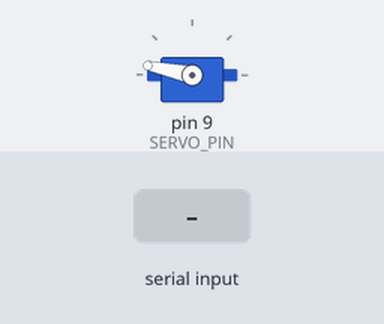
This sketch was run on a simulated Arduino Uno, built with avr-gcc and run on an emulated ATmega328P. Parts: servo. The test bench sets the inputs (shaded band).

Above: at 1.2 s.
1.3 s: byte 90 received over Serial
At 1.81 s:
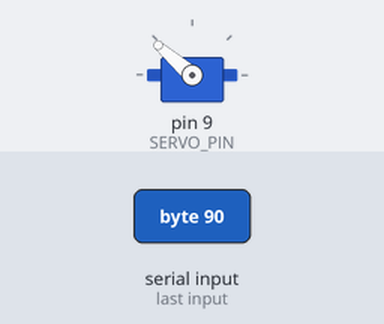
At 4.2 s:
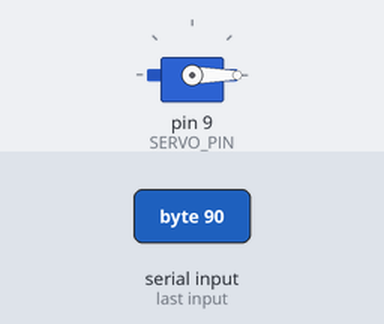
Timing chart, 0 to 5.7 s (numbered marks = the images above; inputs shaded):
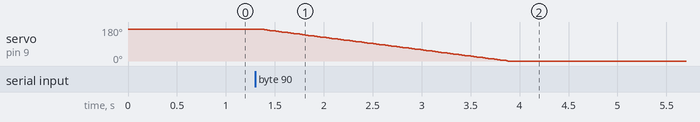

The sketch:

arduino.ino
```cpp
#include <Servo.h>

const int SERVO_DELAY = 5;
const int SECOND = 1000;
const int SERVO_PIN = 9;

Servo myservo;
int serialValue = 0;
int count = 0;
int stepDegree = 25;
int middleStepDegree = 12;
int pos = 180 - middleStepDegree;
int asciiNumberOffset = 48;

void setup() {
  myservo.attach( SERVO_PIN );
  Serial.begin( 9600 );
  myservo.write( pos );
}

void showEvent( int event ) {
  if ( event == 7 ) {
      goToPos( 0 );
      delay(SECOND);
      goToPos(180);
      delay(SECOND);
      goToPos( 0 );
      delay(SECOND);
      goToPos(180 - middleStepDegree);

    return;
  }
  goToPos(180 - event * stepDegree - middleStepDegree );
  delay(3 * SECOND);
  goToPos(180 - middleStepDegree);
}

void loop() {
  count++;
  if (count > 255) {
    count = 0;
    delay(100);
  }

  if (Serial.available() > 0) {
    serialValue = Serial.read();
    showEvent( serialValue - asciiNumberOffset );
  }
}

void goToPos(int nextPos){
  if ( pos < nextPos ) {
    for ( ; pos < nextPos; pos += 1 ) {
      myservo.write(pos);
      delay(15);
    }
  } else if ( pos > nextPos) {
    for ( ; pos > nextPos; pos -= 1 ) {
      myservo.write(pos);
      delay(15);
    }
  }
}
```

Measured:
- after the input at 1.3 s, servo on pin 9 (SERVO_PIN): moves from 168° to 0° over 2.5 s, starting after 0.06 s
